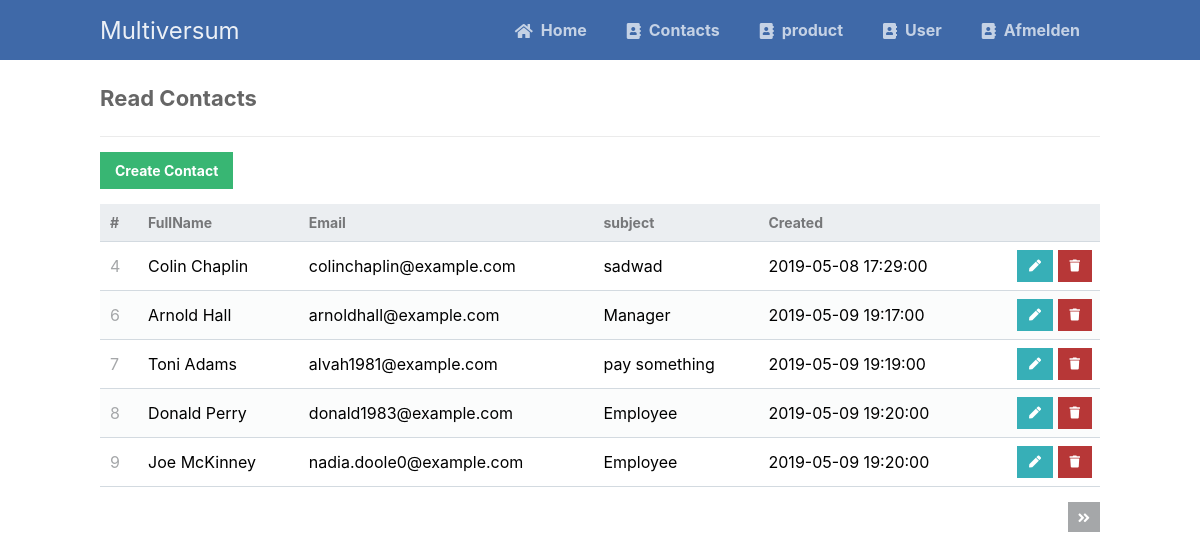
Page /contactfile/read.php on the committed database.
### tables this page shows
CREATE TABLE `contact` (
  `id` int(11) NOT NULL,
  `FullName` varchar(255) NOT NULL,
  `email` varchar(255) NOT NULL,
  `subject` varchar(255) NOT NULL,
  `created` datetime NOT NULL DEFAULT current_timestamp()
);

### contactfile/read.php (the view, shortened to what this page needs)
<?php
include '../functions/functions.php';
$pdo = pdo_connect_mysql();
$page = isset($_GET['page']) && is_numeric($_GET['page']) ? (int)$_GET['page'] : 1;
$records_per_page = 5;
$stmt = $pdo->prepare('SELECT * FROM contact ORDER BY id LIMIT :current_page, :record_per_page');
$stmt->bindValue(':current_page', ($page-1)*$records_per_page, PDO::PARAM_INT);
$stmt->bindValue(':record_per_page', $records_per_page, PDO::PARAM_INT);
$stmt->execute();
$contacts = $stmt->fetchAll(PDO::FETCH_ASSOC);
$num_contacts = $pdo->query('SELECT COUNT(*) FROM contact')->fetchColumn();
?>
<?=template_header('Read')?>
<div class="content read">
	<h2>Read Contacts</h2>
	<a href="create.php" class="create-contact">Create Contact</a>
	<table>
        <thead>
            <tr>
                <td>#</td>
                <td>FullName</td>
                <td>Email</td>
                <td>subject</td>
                <td>Created</td>
                <td></td>
            </tr>
        </thead>
        <tbody>
            <?php foreach ($contacts as $contact): ?>
            <tr>
                <td><?=$contact['id']?></td>
                <td><?=$contact['FullName']?></td>
                <td><?=$contact['email']?></td>
                <td><?=$contact['subject']?></td>
                <td><?=$contact['created']?></td>
                <td class="actions">
                    <a href="update.php?id=<?=$contact['id']?>" class="edit"><i class="fas fa-pen fa-xs"></i></a>
                    <a href="delete.php?id=<?=$contact['id']?>" class="trash"><i class="fas fa-trash fa-xs"></i></a>
                </td>
            </tr>
            <?php endforeach; ?>
        </tbody>
    </table>
	<div class="pagination">
		<?php if ($page*$records_per_page < $num_contacts): ?>
		<a href="read.php?page=<?=$page+1?>"><i class="fas fa-angle-double-right fa-sm"></i></a>
		<?php endif; ?>
	</div>
</div>
<?=template_footer()?>

### functions/functions.php (shortened to what this page needs)
<?php
function template_header($title) {
 echo'<!DOCTYPE html>';
  echo'<html>';
    echo'<head>';
	  echo'	<link rel="stylesheet" href="https://use.fontawesome.com/releases/v5.7.1/css/all.css">';
	  echo'	<link rel="stylesheet" href="../css/Stylesheet.css">';
	echo'</head>';
	echo'<body>';
	   echo'<nav class="navtop">';
	      echo'<div>';
		  echo'<h1>Multiversum</h1>';
          echo'  <a href="../loginfile/dashboard.php"><i class="fas fa-home"></i>Home</a>';
		  echo'<a href="../contactfile/read.php"><i class="fas fa-address-book"></i>Contacts</a>';
		  echo'<a href="../productfile/read.php"><i class="fas fa-address-book"></i>product</a>';
		  echo'<a href="../userfile/read.php"><i class="fas fa-address-book"></i>User</a>';
		  echo'<a href="../loginfile/logout.php"><i class="fas fa-address-book"></i>Afmelden</a>';
		  echo'</div>';
		  echo' </nav>';
}
function template_footer() {
	echo' </body>';
	echo' </html>';
}
?>

### css/Stylesheet.css (style rules this page uses)
* { box-sizing: border-box; font-family: -apple-system, BlinkMacSystemFont, "segoe ui", roboto, oxygen, ubuntu, cantarell, "fira sans", "droid sans", "helvetica neue", Arial, sans-serif; font-size: 16px; -webkit-font-smoothing: antialiased; -moz-osx-font-smoothing: grayscale; }
body { background-color: #FFFFFF; margin: 0; }
.navtop { background-color: #3f69a8; height: 60px; width: 100%; border: 0; }
.navtop div { display: flex; margin: 0 auto; width: 1000px; height: 100%; }
.navtop div h1, .navtop div a { display: inline-flex; align-items: center; }
.navtop div h1 { flex: 1; font-size: 24px; padding: 0; margin: 0; color: #ecf0f6; font-weight: normal; }
.navtop div a { padding: 0 20px; text-decoration: none; color: #c5d2e5; font-weight: bold; }
.navtop div a i { padding: 2px 8px 0 0; }
.content { width: 1000px; margin: 0 auto; }
.content h2 { margin: 0; padding: 25px 0; font-size: 22px; border-bottom: 1px solid #ebebeb; color: #666666; }
.read .create-contact { display: inline-block; text-decoration: none; background-color: #38b673; font-weight: bold; font-size: 14px; color: #FFFFFF; padding: 10px 15px; margin: 15px 0; }
.read .pagination { display: flex; justify-content: flex-end; }
.read .pagination a { display: inline-block; text-decoration: none; background-color: #a5a7a9; font-weight: bold; color: #FFFFFF; padding: 5px 10px; margin: 15px 0 15px 5px; }
.read table { width: 100%; padding-top: 30px; border-collapse: collapse; }
.read table thead { background-color: #ebeef1; border-bottom: 1px solid #d3dae0; }
.read table thead td { padding: 10px; font-weight: bold; color: #767779; font-size: 14px; }
.read table tbody tr { border-bottom: 1px solid #d3dae0; }
.read table tbody tr:nth-child(even) { background-color: #fbfcfc; }
.read table tbody tr td { padding: 10px; }
.read table tbody tr td:nth-child(1) { color: #a5a7a9; }
.read table tbody tr td.actions { padding: 8px; text-align: right; }
.read table tbody tr td.actions .edit, .read table tbody tr td.actions .trash { display: inline-flex; text-align: right; text-decoration: none; color: #FFFFFF; padding: 10px 12px; }
.read table tbody tr td.actions .trash { background-color: #b73737; }
.read table tbody tr td.actions .edit { background-color: #37afb7; }

### rows in the picture
contact: id "4", FullName "Colin Chaplin", email "colinchaplin@example.com", subject "sadwad", created "2019-05-08 17:29:00"
contact: id "6", FullName "Arnold Hall", email "arnoldhall@example.com", subject "Manager", created "2019-05-09 19:17:00"
contact: id "7", FullName "Toni Adams", email "alvah1981@example.com", subject "pay something", created "2019-05-09 19:19:00"
contact: id "8", FullName "Donald Perry", email "donald1983@example.com", subject "Employee", created "2019-05-09 19:20:00"
contact: id "9", FullName "Joe McKinney", email "nadia.doole0@example.com", subject "Employee", created "2019-05-09 19:20:00"
